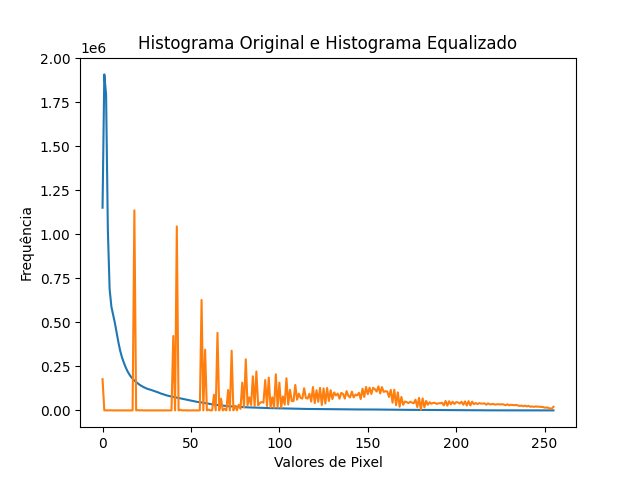
#> input picture imagem_convertida/01/01-histograma_original.png, 640 x 480 px, found by its file name
$ python main.py
#> lines starting #> are read from the running program, lines starting #| are printed output that depends on the picture; after the words box and inside, x2 and y2 are one past the last pixel; in counts of white or black regions, pixels touching at a corner belong together; long printed decimals are rounded; pictures that were not available may be replaced by others from this repository, and a replacement may not be noted
import cv2
import numpy as np
import pandas as pd
import matplotlib.pyplot as plt
import os

# classes


class Dados:
    def __init__(self, nome_arquivo, variancia, media, desvio_padrao, mediana):
        self.nome_arquivo = nome_arquivo
        self.variancia = variancia
        self.media = media
        self.desvio_padrao = desvio_padrao
        self.mediana = mediana

# funções


def get_rgb_channels(imagem):
    # Divide a imagem em canais de cores (RGB)
    r, g, b = cv2.split(imagem)

    # Obtém os canais individuais
    blue_channel = cv2.merge([b, b, b])
    green_channel = cv2.merge([g, g, g])
    red_channel = cv2.merge([r, r, r])

    return blue_channel, green_channel, red_channel


def get_hsv_channels(imagem):
    # Converte a imagem para o espaço de cores HSV
    imagem_hsv = cv2.cvtColor(imagem, cv2.COLOR_BGR2HSV)

    h, s, v = cv2.split(imagem_hsv)

    # Separa as bandas HSV
    hue_channel = cv2.merge([h, h, h])
    saturation_channel = cv2.merge([s, s, s])
    value_channel = cv2.merge([v, v, v])

    return imagem_hsv, hue_channel, saturation_channel, value_channel


def show_image(imagem, nome_da_janela):
    cv2.namedWindow(nome_da_janela, cv2.WINDOW_NORMAL)
    cv2.imshow(nome_da_janela, imagem)


def get_histograma(imagem):
    # Calcula o histograma completo
    histograma = cv2.calcHist([imagem], [0], None, [256], [0, 256])

    # Converte a imagem para escala de cinza
    imagem_em_escala_de_cinza = cv2.cvtColor(imagem, cv2.COLOR_BGR2GRAY)

    # Equaliza o histograma
    imagem_equalizada = cv2.equalizeHist(imagem_em_escala_de_cinza)

    # Calcula o histograma equalizado
    histograma_equalizado = cv2.calcHist(
        [imagem_equalizada], [0], None, [256], [0, 256])

    return histograma, histograma_equalizado


def load_histograma(histograma, nomeDaJanela, xLabel, yLabel):
    plt.plot(histograma)
    plt.title(nomeDaJanela)
    plt.xlabel(xLabel)
    plt.ylabel(yLabel)
    plt.savefig('./imagem_convertida/' + pasta + '/' +
                arquivo + '/01-histograma_original.png')


def limiarizar(imagem, limiar, limite_maximo, tipo):
    limiar, imagem_limiarizada = cv2.threshold(
        imagem, limiar, limite_maximo, tipo)

    return imagem_limiarizada


nome_arquivos = []

objetoDeDados = []

for nome_arquivo in os.listdir("./LuzUltravioleta_Cima"):
    if os.path.isfile(os.path.join("./LuzUltravioleta_Cima", nome_arquivo)):
        nome_arquivos.append(nome_arquivo)

for nome_arquivo in nome_arquivos:
    nome_arquivo.split(".jpg")[0]
    # programa principal
    pasta = "LuzUltravioleta_Cima"
    arquivo = nome_arquivo.split(".jpg")[0]

    nomeDaImagem = nome_arquivo

    diretorioDestino = './imagem_convertida/' + pasta + '/' + arquivo
    if not os.path.exists(diretorioDestino):
        os.makedirs(diretorioDestino)

    # Carrega a imagem

    caminhoDaImagem = ("./LuzBranca_Baixo/" + nomeDaImagem)

    imagem = cv2.imread(caminhoDaImagem)
#> imagem is the input picture: shape (480, 640, 3); mean B, G, R 246, 247.7, 249.5
    cv2.imwrite("./imagem_convertida/" + pasta + '/' +
                arquivo+"/01-imagem_original.jpg", imagem)

    histograma_original = cv2.calcHist([imagem], [0], None, [256], [0, 256])
#> histograma_original = 256 values, max 286494 at index 255, min 12 at index 145, mean 1200
    load_histograma(histograma_original, "Histograma Original",
                    "Valores de Pixel", "Frequência")

    imagem_to_yuv = cv2.cvtColor(imagem, cv2.COLOR_BGR2YUV)
#> imagem_to_yuv: shape (480, 640, 3); mean of channels 0, 1, 2 248, 127, 129.3
    imagem_to_yuv[:, :, 0] = cv2.equalizeHist(imagem_to_yuv[:, :, 0])
#> imagem_to_yuv: shape (480, 640, 3); mean of channels 0, 1, 2 238.3, 127, 129.3
    imagem_equalizada = cv2.cvtColor(imagem_to_yuv, cv2.COLOR_YUV2BGR)
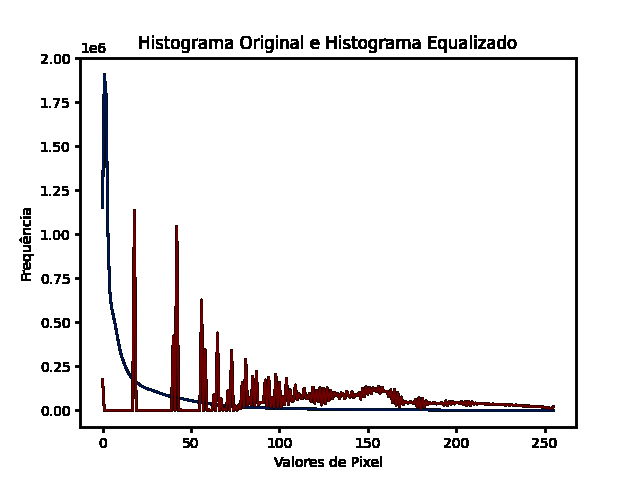
#> imagem_equalizada: shape (480, 640, 3); mean B, G, R 238.5, 238.2, 240.1
    cv2.imwrite("./imagem_convertida/" + pasta + '/' + arquivo+"/01-imagem_equalizada.jpg",
                imagem_equalizada)

    histograma_equalizado = cv2.calcHist(
        [imagem_equalizada], [0], None, [256], [0, 256])
#> histograma_equalizado = 256 values, max 286494 at index 255, min 0 at index 12, mean 1200

    load_histograma(histograma_equalizado, "Histograma Original e Histograma Equalizado",
                    'Valores de Pixel', 'Frequência')
#> call 2 of load_histograma, with histograma = array of shape (256, 1), xLabel = 'Valores de Pixel', yLabel = 'Frequência'
#> in load_histograma (call 2), `plt.savefig('./imagem_convertida/' + pasta + '/' + arquivo + '/01-hist..`:
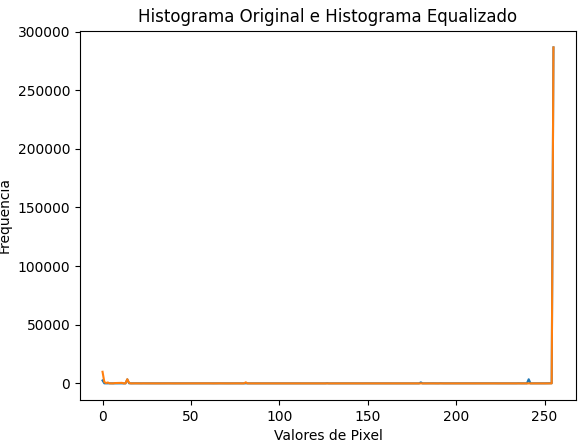
#> figure drawn by matplotlib, 1 panel; curve peaks at x = 255, y = 286494; curve peaks at x = 255, y = 286494

    # separa os canais de cores
    blue_channel, green_channel, red_channel = get_rgb_channels(imagem)
#> in get_rgb_channels, `r, g, b = cv2.split(imagem)`:
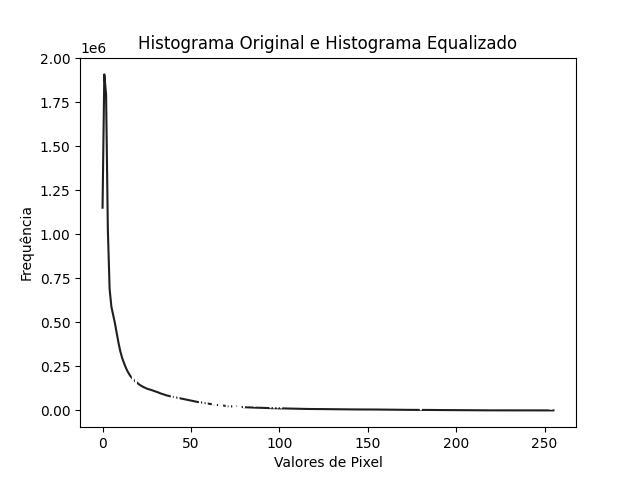
#> b: shape (480, 640); min 0, max 255, mean 249.5

    cv2.imwrite("./imagem_convertida/" + pasta + '/' +
                arquivo+"/02-imagem_r.jpg", red_channel)
    cv2.imwrite("./imagem_convertida/" + pasta + '/' +
                arquivo+"/03-imagem_g.jpg", green_channel)
    cv2.imwrite("./imagem_convertida/" + pasta + '/' +
                arquivo+"/04-imagem_b.jpg", red_channel)

    imagem_hsv, hue_channel, saturation_channel, value_channel = get_hsv_channels(
        imagem)
#> in get_hsv_channels, `imagem_hsv = cv2.cvtColor(imagem, cv2.COLOR_BGR2HSV)`: imagem_hsv: shape (480, 640, 3); mean H, S, V 1.1, 5.3, 250.3
#> in get_hsv_channels, `h, s, v = cv2.split(imagem_hsv)`:
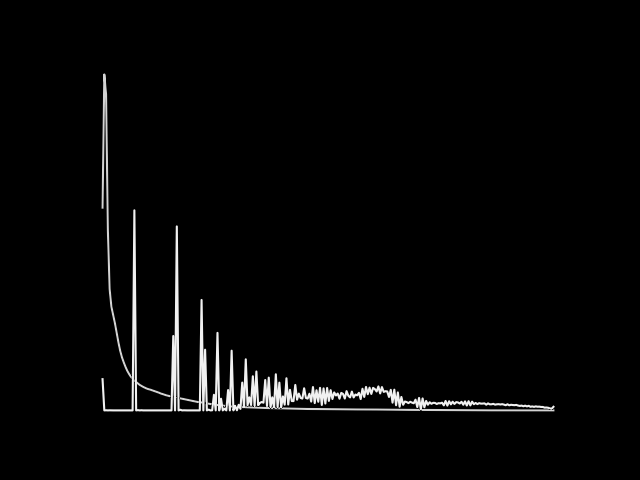
#> s: shape (480, 640); min 0, max 241, mean 5.3
#> in get_hsv_channels, `hue_channel = cv2.merge([h, h, h])`: hue_channel: shape (480, 640, 3); mean H, S, V 1.1, 1.1, 1.1
#> in get_hsv_channels, `saturation_channel = cv2.merge([s, s, s])`: saturation_channel: shape (480, 640, 3); mean H, S, V 5.3, 5.3, 5.3
#> in get_hsv_channels, `value_channel = cv2.merge([v, v, v])`: value_channel: shape (480, 640, 3); mean H, S, V 250.3, 250.3, 250.3

    cv2.imwrite("./imagem_convertida/" + pasta + '/' +
                arquivo+"/05-imagem_hsv.jpg", imagem_hsv)
    cv2.imwrite("./imagem_convertida/" + pasta + '/' +
                arquivo+"/06-imagem_h.jpg", hue_channel)
    cv2.imwrite("./imagem_convertida/" + pasta + '/' +
                arquivo +
                "/07-imagem_s.jpg", saturation_channel)
    cv2.imwrite("./imagem_convertida/" + pasta + '/' +
                arquivo+"/08-imagem_v.jpg", value_channel)

    # aplicando o filtro

    imagem_filtrada = cv2.GaussianBlur(value_channel, (5, 5), 0)
#> imagem_filtrada: shape (480, 640, 3); mean H, S, V 250.3, 250.3, 250.3

    cv2.imwrite("./imagem_convertida/"+pasta + '/' +
                arquivo +
                "/09-imagem_filtrada.jpg", imagem_filtrada)

    # limiarização

    imagem_limiarizada = limiarizar(
        imagem_filtrada, 127, 255, cv2.THRESH_BINARY)
#> in limiarizar, `limiar, imagem_limiarizada = cv2.threshold( imagem, limiar, limite_max..`: imagem_limiarizada: shape (480, 640, 3); mean H, S, V 254.3, 254.3, 254.3
#> in limiarizar, `limiar, imagem_limiarizada = cv2.threshold( imagem, limiar, limite_max..`: limiar = 127

    cv2.imwrite("./imagem_convertida/" + pasta + '/' + arquivo+"/10-imagem_limiarizada.jpg",
                imagem_limiarizada)

    # morfológicas

    kernel = np.ones((5, 5), np.uint8)

    imagem_processada = cv2.morphologyEx(
        imagem_limiarizada, cv2.MORPH_OPEN, kernel, iterations=4)
#> imagem_processada: shape (480, 640, 3); mean H, S, V 251.9, 251.9, 251.9
    imagem_processada = cv2.morphologyEx(
        imagem_processada, cv2.MORPH_CLOSE, kernel, iterations=4)
#> imagem_processada: shape (480, 640, 3); every value is 255

    cv2.imwrite("./imagem_convertida/"+pasta + '/' +
                arquivo +
                "/11-imagem_dilatada.jpg", imagem_processada)

    # multiplicar

    imagem_multiplicada = np.multiply(imagem, imagem_processada)
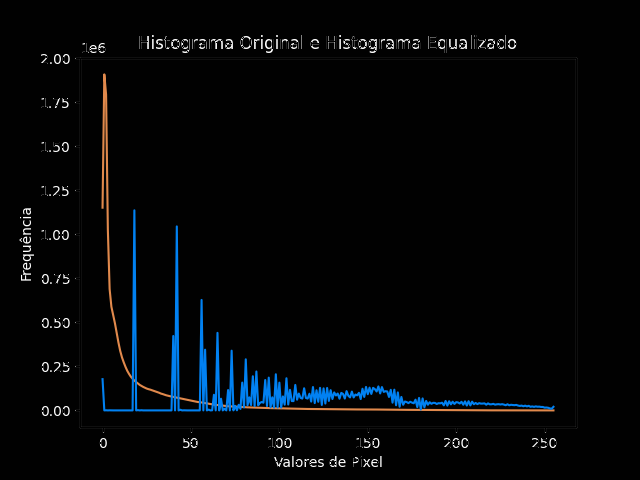
#> imagem_multiplicada: shape (480, 640, 3); mean B, G, R 7.9, 6.2, 4.4

    cv2.imwrite("./imagem_convertida/" + pasta + '/' + arquivo+"/12-imagem_multiplicada.jpg",
                imagem_multiplicada)

    # Encontrar contornos

    imagem_cinza = cv2.cvtColor(imagem_multiplicada, cv2.COLOR_BGR2GRAY)
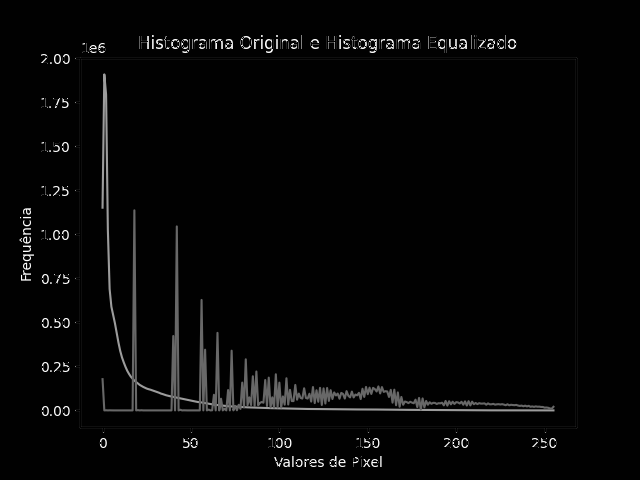
#> imagem_cinza: shape (480, 640); min 0, max 255, mean 5.9

    contornos, _ = cv2.findContours(
        imagem_cinza, cv2.RETR_TREE, cv2.CHAIN_APPROX_SIMPLE)
#> contornos = 180 contours, 150 with area under 20; largest, box (x1, y1, x2, y2) and area: (0, 0, 640, 480) 306081, (75, 57, 578, 433) 184862, (81, 59, 576, 427) 181298, (326, 35, 337, 50) 64, (428, 35, 437, 50) 58

    # Encontrando o centro de massa

    maior_contorno = max(contornos, key=cv2.contourArea)
#> maior_contorno = [[0, 0], [0, 479], [639, 479], [639, 0]]
    M = cv2.moments(maior_contorno)
#> M = moments, m00 306081, centre m10/m00, m01/m00 = (319.5, 239.5)
    cx = int(M['m10']/M['m00'])
#> cx = 319
    cy = int(M['m01']/M['m00'])
#> cy = 239

    # Desenhando o centro de massa
    x = cx - 300 // 2
#> x = 169
    y = cy - 300 // 2
#> y = 89

    retangulo_recortado = imagem[max(y, 0):y + 300, max(x, 0):x + 300]
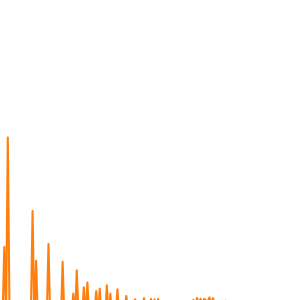
#> retangulo_recortado: shape (300, 300, 3); mean B, G, R 250, 252.3, 255

    cv2.imwrite("./imagem_convertida/" + pasta + '/' + arquivo+"/13-retangulo_recortado.jpg",
                retangulo_recortado)

    variancia = np.var(retangulo_recortado)
#> variancia = 457.3
    media = np.mean(retangulo_recortado)
#> media = 252.4
    desvio_padrao = np.std(retangulo_recortado)
#> desvio_padrao = 21.38
    mediana = np.median(retangulo_recortado)
#> mediana = 255

    # [4 lines of commented-out code are left out]

    dadoFinal = Dados(nome_arquivo, variancia, media, desvio_padrao, mediana)
#> in __init__, `self.variancia = variancia`: self.variancia = 457.3
#> in __init__, `self.media = media`: self.media = 252.4
#> in __init__, `self.desvio_padrao = desvio_padrao`: self.desvio_padrao = 21.38
#> in __init__, `self.mediana = mediana`: self.mediana = 255
    print(vars(dadoFinal))
#| {'nome_arquivo': '01-histograma_original.png', 'variancia': 457.279, 'media': 252.431, 'desvio_padrao': 21.384, 'mediana': 255.0}
    objetoDeDados.append(dadoFinal)


# usar o array de objetos para criar um dataframe

df = pd.DataFrame([vars(f) for f in objetoDeDados])
#> df = table of 1 rows and 5 columns

# salvar o dataframe em um arquivo csv

df.to_csv('./' + pasta + '.csv', index=False)

# mostrar o dataframe

print(df)
#|                  nome_arquivo   variancia       media  desvio_padrao  mediana
#| 0  01-histograma_original.png  457.279  252.431      21.384    255.0
